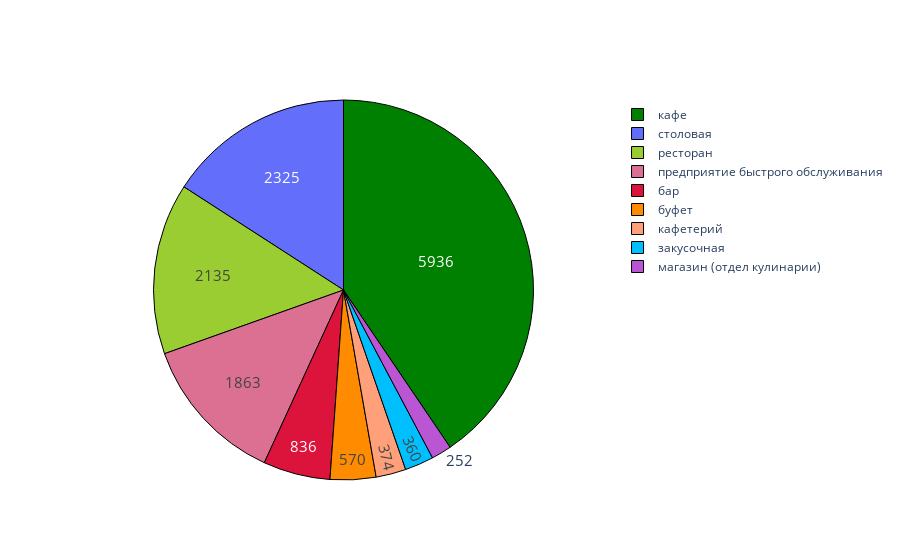

Notebook code cell kept with this figure:
### Markdown cell above
## Анализ данных
### Cоотношение видов объектов общественного питания

### Code cell
graph_1 = moscow_rest.groupby('object_type')['id'].count().reset_index()
graph_1.columns = ['object_type','number']
colors = [
    'Crimson',
    'DarkOrange',
    'DeepSkyBlue',
    'Green',
    'LightSalmon',
    'MediumOrchid',
    'PaleVioletRed',
    'YellowGreen'
]
fig = go.Figure(data=[go.Pie(labels = graph_1['object_type'], values = graph_1['number'])])
fig.update_traces(
    hoverinfo='label+percent', 
    textinfo='value', 
    textfont_size=15,
    marker=dict(colors=colors, line=dict(color='#000000', width=1))
)
#fig.update_layout(
    #title_text = 'Соотношение видов объектов общепита')
fig.show()

### Figure 1 — Plotly figure (JSON) as saved in the notebook; plotly's stock layout.template omitted (floating-point values rounded to 4 significant figures)
{"data": [{"hoverinfo": "label+percent", "labels": ["бар", "буфет", "закусочная", "кафе", "кафетерий", "магазин (отдел кулинарии)", "предприятие быстрого обслуживания", "ресторан", "столовая"], "marker": {"colors": ["Crimson", "DarkOrange", "DeepSkyBlue", "Green", "LightSalmon", "MediumOrchid", "PaleVioletRed", "YellowGreen"], "line": {"color": "#000000", "width": 1}}, "textfont": {"size": 15}, "textinfo": "value", "type": "pie", "values": [836, 570, 360, 5936, 374, 252, 1863, 2135, 2325]}], "layout": {}}
